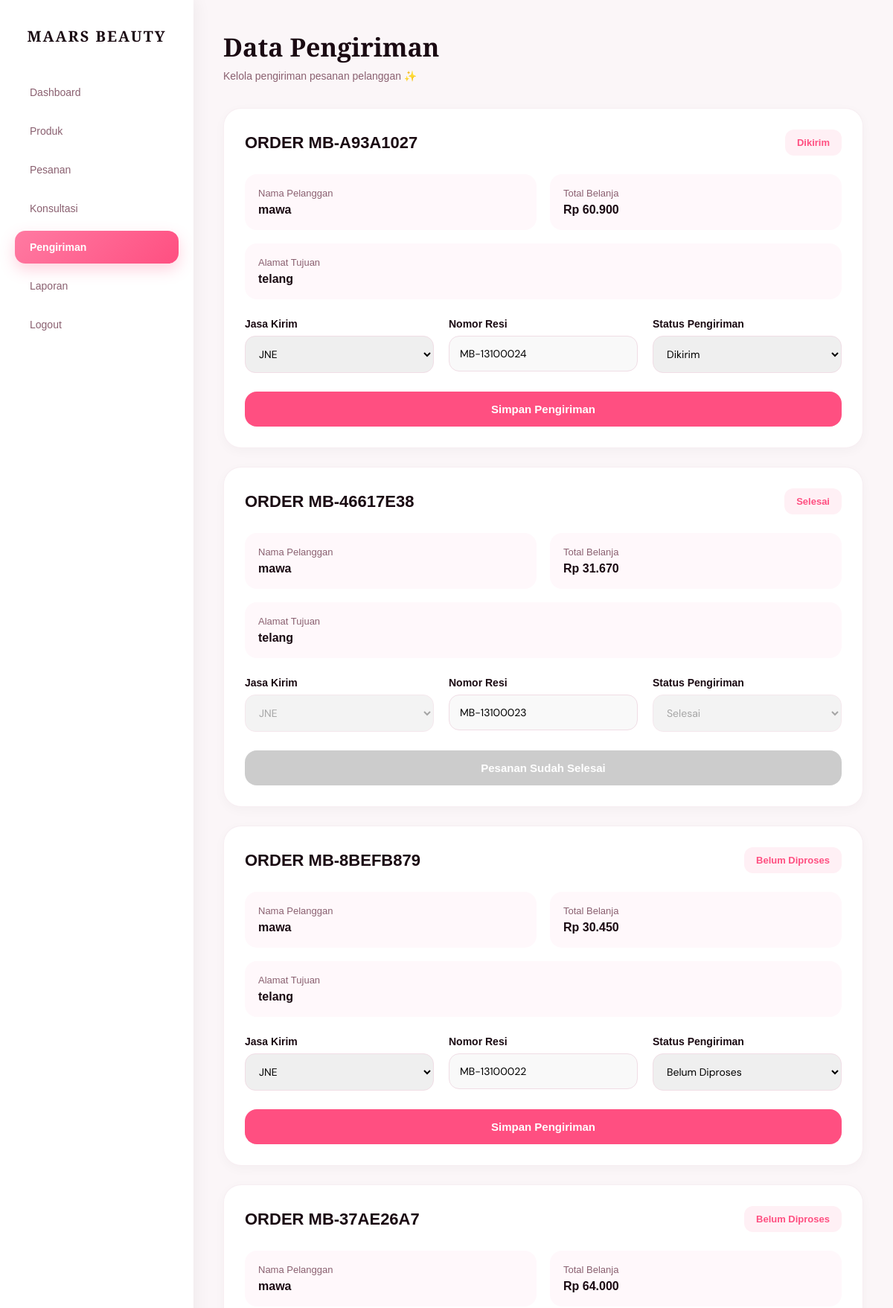
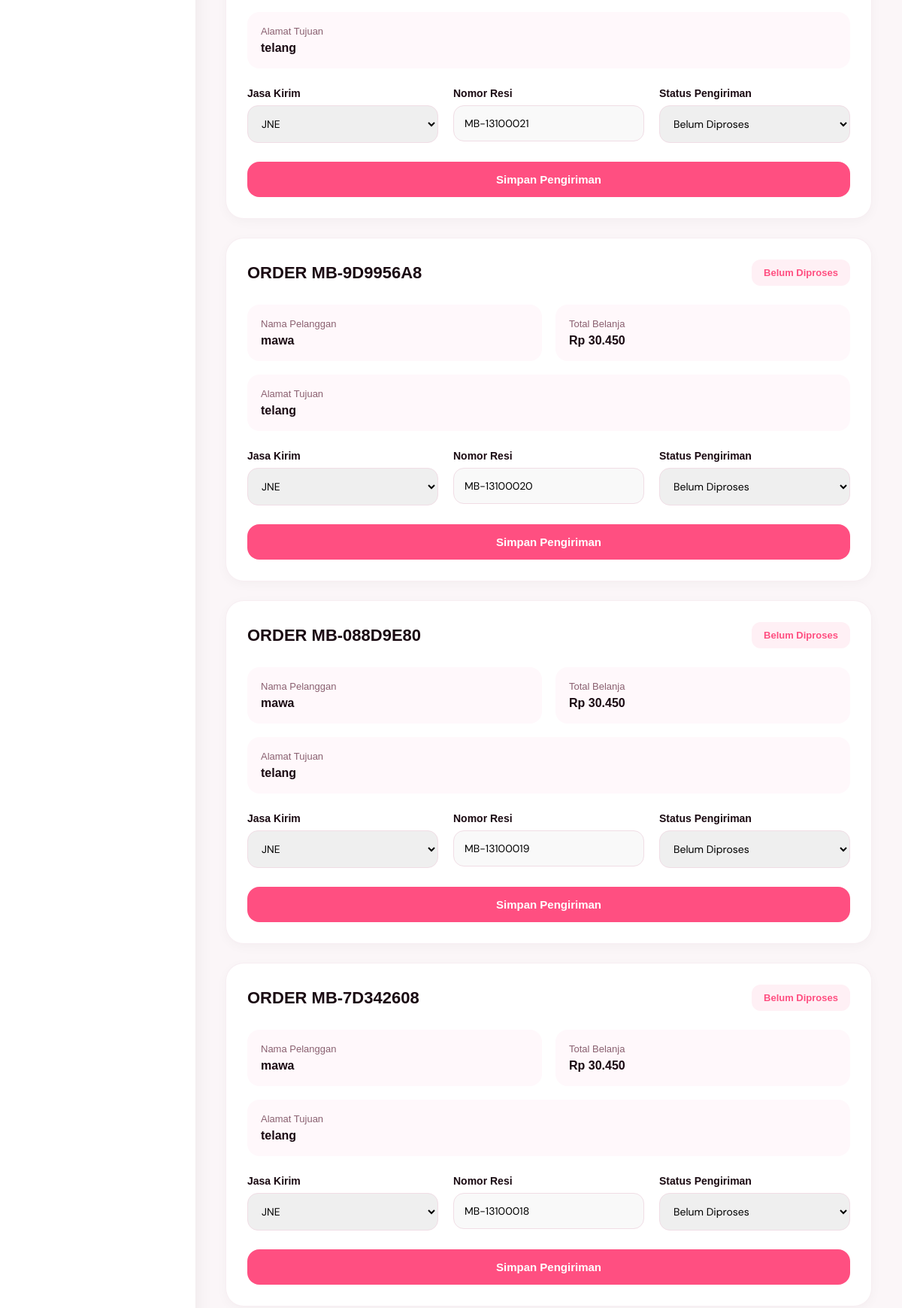
The app's page /admin/pengiriman.php (upper part) with its own data (2 pictures, top to bottom).
### tables this page shows
CREATE TABLE `pengiriman` (
  `id_pengiriman` int NOT NULL,
  `id_transaksi` int DEFAULT NULL,
  `jasa_kirim` varchar(50) DEFAULT NULL,
  `nomor_resi` varchar(100) DEFAULT NULL,
  `alamat_tujuan` text,
  `status_pengiriman` varchar(50) DEFAULT NULL,
  `tanggal_kirim` date DEFAULT NULL
);

CREATE TABLE `transaksi` (
  `id_transaksi` int NOT NULL,
  `id_pelanggan` int DEFAULT NULL,
  `tgl_transaksi` timestamp NULL DEFAULT CURRENT_TIMESTAMP,
  `total_harga` int DEFAULT NULL,
  `metode_pembayaran` varchar(50) DEFAULT NULL,
  `status_pembayaran` varchar(50) DEFAULT NULL,
  `kode_pembayaran` varchar(30) DEFAULT NULL,
  `bukti_pembayaran` varchar(255) DEFAULT NULL
);

CREATE TABLE `pelanggan` (
  `id_pelanggan` int NOT NULL,
  `nama` varchar(100) DEFAULT NULL,
  `email` varchar(100) DEFAULT NULL,
  `no_hp` varchar(15) DEFAULT NULL,
  `alamat` text,
  `tanggal_daftar` date DEFAULT NULL,
  `foto` varchar(255) DEFAULT NULL
);

### admin/pengiriman.php (the view, shortened to what this page needs)
<?php
include '../includes/conn.php';
$data = mysqli_query($conn, "
    SELECT p.*, t.kode_pembayaran, t.total_harga, pl.nama
    FROM pengiriman p
    JOIN transaksi t ON p.id_transaksi = t.id_transaksi
    JOIN pelanggan pl ON t.id_pelanggan = pl.id_pelanggan
    ORDER BY p.id_pengiriman DESC
");
?>
<!DOCTYPE html>
<html lang="id">
<head>
    <link rel="stylesheet" href="../assets/css/global.css">
    <link rel="stylesheet" href="../assets/css/sidebar.css">
</head>
<body>
<?php include '../includes/sidebar_admin.php'; ?>
<div class="main">
    <div class="header">
        <h1>Data Pengiriman</h1>
        <p>Kelola pengiriman pesanan pelanggan ✨</p>
    </div>
    <?php if(mysqli_num_rows($data) > 0): ?>
        <?php while($row = mysqli_fetch_assoc($data)):
            $is_selesai = ($row['status_pengiriman'] == 'Selesai');
            $resi_otomatis = !empty($row['nomor_resi']) ? $row['nomor_resi'] : 'MB-131' . str_pad($row['id_pengiriman'], 5, '0', STR_PAD_LEFT);
        ?>
        <div class="card">
            <div class="card-top">
                <div class="order-code">ORDER <?= $row['kode_pembayaran']; ?></div>
                <div class="status-badge"><?= $row['status_pengiriman']; ?></div>
            </div>
            <div class="info-box">
                <div class="info-item"><span>Nama Pelanggan</span><strong><?= $row['nama']; ?></strong></div>
                <div class="info-item"><span>Total Belanja</span><strong>Rp <?= number_format($row['total_harga'],0,',','.'); ?></strong></div>
                <div class="info-item" style="grid-column:1/-1;"><span>Alamat Tujuan</span><strong><?= $row['alamat_tujuan']; ?></strong></div>
            </div>
            <form method="POST">
                <div class="form-grid">
                    <div class="input-group">
                        <label>Jasa Kirim</label>
                        <select name="jasa_kirim" <?= $is_selesai ? 'disabled' : 'required'; ?>>
                            <option value="JNE" <?= $row['jasa_kirim'] == 'JNE' ? 'selected' : ''; ?>>JNE</option>
                        </select>
                    </div>
                    <div class="input-group">
                        <label>Nomor Resi</label>
                        <input type="text" name="nomor_resi" value="<?= $resi_otomatis; ?>" readonly style="background:#f9f9f9; cursor:not-allowed;">
                    </div>
                    <div class="input-group">
                        <label>Status Pengiriman</label>
                        <select name="status_pengiriman" <?= $is_selesai ? 'disabled' : ''; ?>>
                            <option value="Belum Diproses" <?= $row['status_pengiriman'] == 'Belum Diproses' ? 'selected' : ''; ?>>Belum Diproses</option>
                            <option value="Dikirim" <?= $row['status_pengiriman'] == 'Dikirim' ? 'selected' : ''; ?>>Dikirim</option>
                            <option value="Selesai" <?= $row['status_pengiriman'] == 'Selesai' ? 'selected' : ''; ?>>Selesai</option>
                        </select>
                    </div>
                </div>
                <?php if (!$is_selesai): ?>
                    <button type="submit" name="simpan" class="btn-simpan">Simpan Pengiriman</button>
                <?php else: ?>
                    <button type="button" class="btn-simpan" style="background:#ccc; cursor:not-allowed;" disabled>Pesanan Sudah Selesai</button>
                <?php endif; ?>
            </form>
        </div>
        <?php endwhile; ?>
    <?php else: ?>
        <div class="empty"><h3>Belum ada data pengiriman 😢</h3></div>
    <?php endif; ?>
</div>
</body>
</html>

### assets/css/global.css (style rules this page uses)
* { margin: 0; padding: 0; box-sizing: border-box; font-family: 'Poppins', sans-serif; }
body { background: #ffe5ec; display: flex; }
.main { flex: 1; padding: 25px; overflow-y: auto; height: 100vh; }
.card { background: white; padding: 20px; border-radius: 15px; box-shadow: 0 5px 15px rgba(0,0,0,0.05); }

### admin/pengiriman.php (style rules this page uses)
body { font-family:'DM Sans',sans-serif; background:#fbf6f8; display:flex; }
.main { flex:1; padding:40px; height:100vh; overflow-y:auto; }
.header { margin-bottom:35px; }
.header h1 { font-family:'Playfair Display',serif; font-size:34px; color:#1a0a12; margin-bottom:8px; }
.header p { color:#8a6070; font-size:14px; }
.card { background:white; border-radius:24px; padding:28px; margin-bottom:25px; border:1px solid rgba(240,221,229,0.5); box-shadow:0 4px 15px rgba(0,0,0,0.03); }
.card-top { display:flex; justify-content:space-between; align-items:center; margin-bottom:25px; }
.order-code { font-size:22px; font-weight:700; color:#1a0a12; }
.status-badge { padding:10px 16px; border-radius:12px; font-size:13px; font-weight:700; background:#fff0f5; color:#ff4f81; }
.info-box { display:grid; grid-template-columns:1fr 1fr; gap:18px; margin-bottom:25px; }
.info-item { background:#fff8fb; padding:18px; border-radius:16px; }
.info-item span { display:block; font-size:13px; color:#8a6070; margin-bottom:6px; }
.info-item strong { color:#1a0a12; }
.form-grid { display:grid; grid-template-columns:repeat(3,1fr); gap:20px; }
.input-group label { display:block; margin-bottom:8px; font-size:14px; font-weight:600; color:#1a0a12; }
.input-group input, .input-group select { width:100%; padding:14px; border-radius:14px; border:1px solid #f0dde5; outline:none; font-family:'DM Sans',sans-serif; font-size:14px; }
.btn-simpan { width:100%; margin-top:25px; padding:15px; border:none; border-radius:16px; background:#ff4f81; color:white; font-size:15px; font-weight:700; cursor:pointer; }

### records on screen
pengiriman: id_transaksi.kode_pembayaran "MB-A93A1027", status_pengiriman "Dikirim", pelanggan.nama "mawa", id_transaksi.total_harga "60.900", alamat_tujuan "telang", jasa_kirim "JNE", nomor_resi "MB-13100024", shows "Simpan Pengiriman"
pengiriman: id_transaksi.kode_pembayaran "MB-46617E38", status_pengiriman "Selesai", pelanggan.nama "mawa", id_transaksi.total_harga "31.670", alamat_tujuan "telang", jasa_kirim "JNE", nomor_resi "MB-13100023", shows "Pesanan Sudah Selesai"
pengiriman: id_transaksi.kode_pembayaran "MB-8BEFB879", status_pengiriman "Belum Diproses", pelanggan.nama "mawa", id_transaksi.total_harga "30.450", alamat_tujuan "telang", jasa_kirim "JNE", nomor_resi "MB-13100022", shows "Simpan Pengiriman"
pengiriman: id_transaksi.kode_pembayaran "MB-37AE26A7", status_pengiriman "Belum Diproses", pelanggan.nama "mawa", id_transaksi.total_harga "64.000", alamat_tujuan "telang", jasa_kirim "JNE", nomor_resi "MB-13100021", shows "Simpan Pengiriman"
pengiriman: id_transaksi.kode_pembayaran "MB-9D9956A8", status_pengiriman "Belum Diproses", pelanggan.nama "mawa", id_transaksi.total_harga "30.450", alamat_tujuan "telang", jasa_kirim "JNE", nomor_resi "MB-13100020", shows "Simpan Pengiriman"
pengiriman: id_transaksi.kode_pembayaran "MB-088D9E80", status_pengiriman "Belum Diproses", pelanggan.nama "mawa", id_transaksi.total_harga "30.450", alamat_tujuan "telang", jasa_kirim "JNE", nomor_resi "MB-13100019", shows "Simpan Pengiriman"
pengiriman: id_transaksi.kode_pembayaran "MB-7D342608", status_pengiriman "Belum Diproses", pelanggan.nama "mawa", id_transaksi.total_harga "30.450", alamat_tujuan "telang", jasa_kirim "JNE", nomor_resi "MB-13100018", shows "Simpan Pengiriman"
